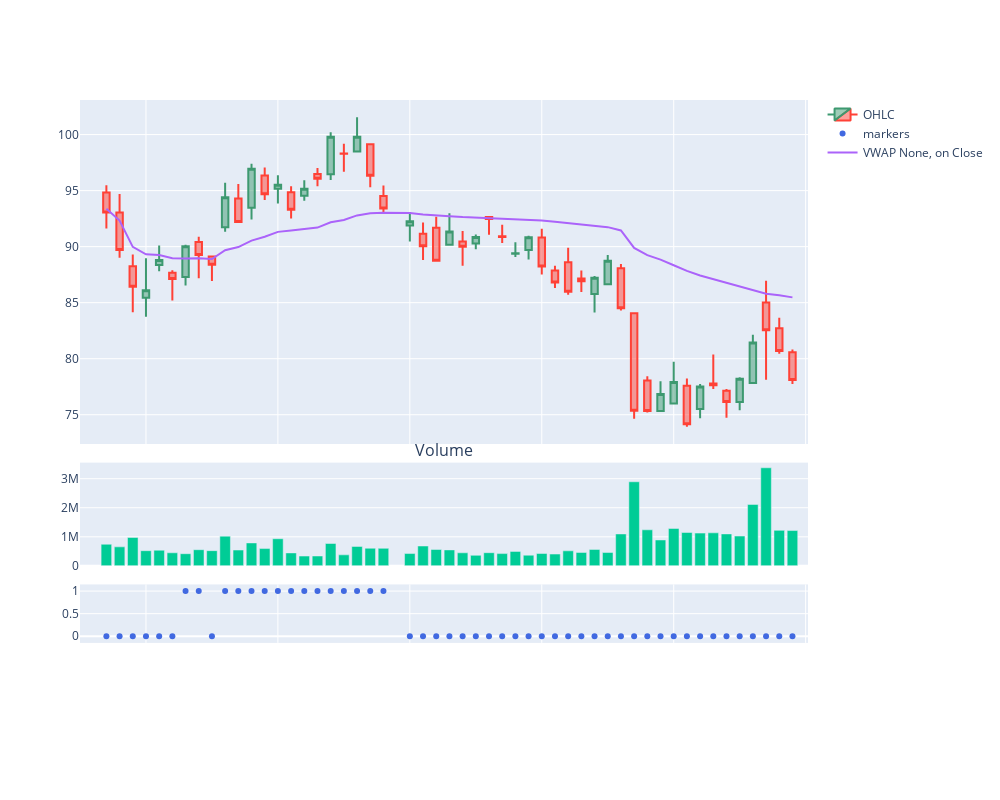
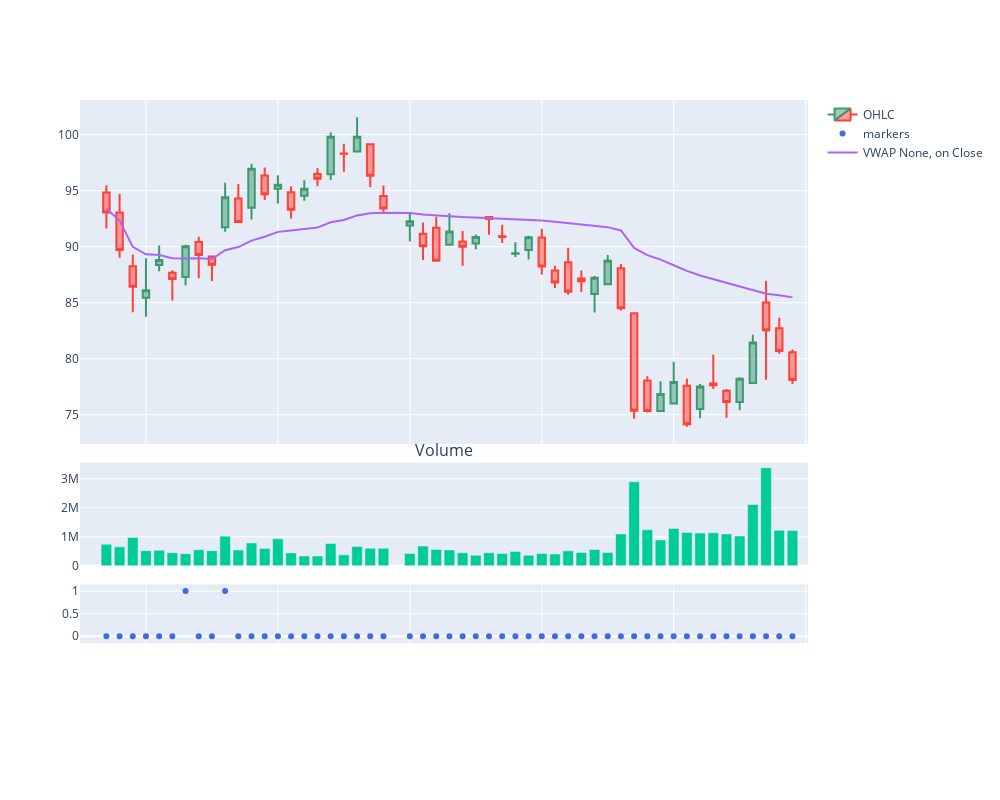

The notebook cell saved with these charts, in order:
### Markdown cell above
## VWAP Crossover

### Code cell
period = None
indicator =  "VWAP"
vwap_crossover = Crossover(period, indicator = indicator, on = "Close", invert = False)
vwap_crossover.plot_signals(data,con = True)
vwap_crossover.plot_signals(data,con = False)
